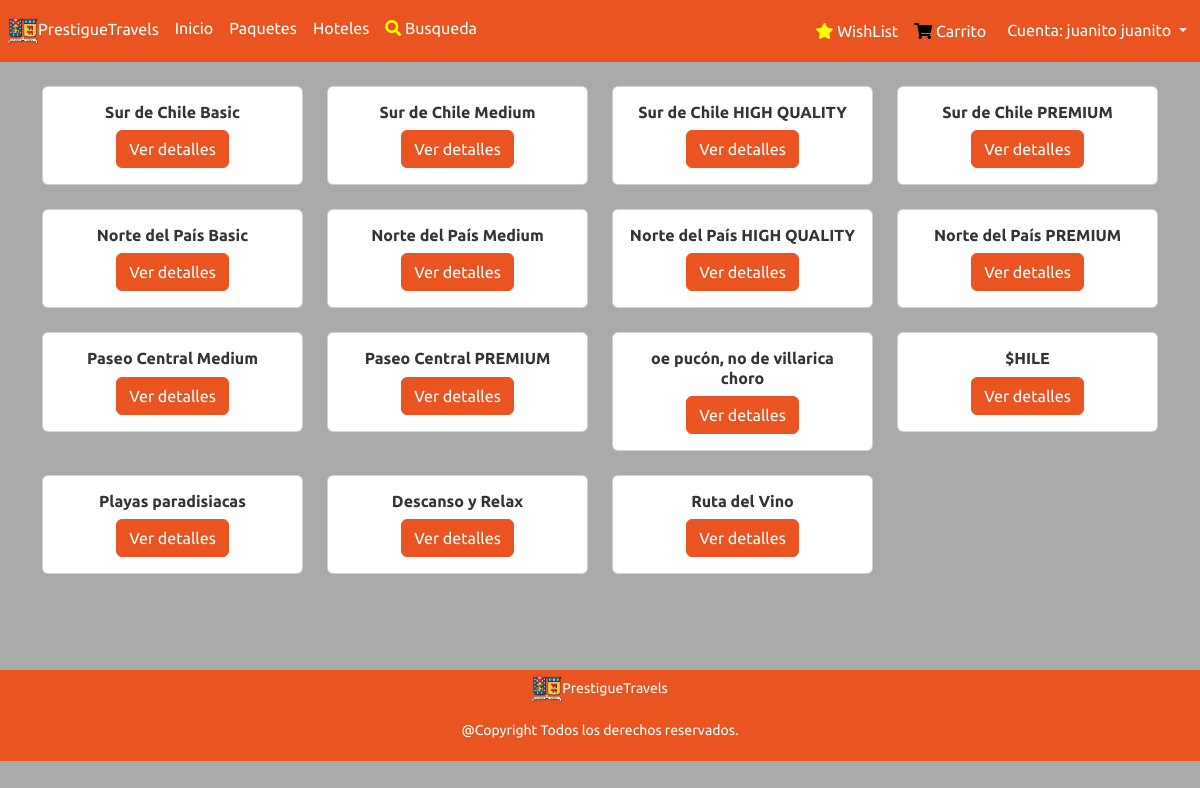
Screenshot of /paquetes.php (signed in) with the database file from the repository.
### tables this page shows
CREATE TABLE `paquetes` (
  `productos_id` int(11) NOT NULL,
  `paquetes_nombre` varchar(40) NOT NULL,
  `paquetes_airida` varchar(40) NOT NULL,
  `paquetes_airvuelta` varchar(40) NOT NULL,
  `paquetes_fechaida` date NOT NULL,
  `paquetes_fechavuelta` date NOT NULL,
  `paquetes_noches` int(11) NOT NULL,
  `paquetes_preciopp` int(11) NOT NULL,
  `paquetes_disponibles` int(11) NOT NULL,
  `paquetes_totales` int(11) NOT NULL,
  `paquetes_maxpp` int(11) NOT NULL
);

### paquetes.php (the view, shortened to what this page needs)
<?php
include("templates/cabecera.php");
?>
<?php
include("conexionbd.php");
$selectSQL= $conexion->query("SELECT * FROM paquetes");
$paquetes=$selectSQL->fetch_all(MYSQLI_ASSOC);
?>
<?php foreach($paquetes as $paquete){?>
    <div class="col-md-3">
        <div class="card">
            <div class="card-body">
                <h6 class="card-Viaje text-center"> <b><?php echo $paquete["paquetes_nombre"]; ?></b></h6>
                <div class="text-center">
                    <a class="btn btn-primary" href="detalle_paquetes.php?id=<?php echo $paquete["productos_id"];?>&token=<?php
                    echo hash_hmac("sha1",$paquete["productos_id"],KEY_TOKEN);?>">Ver detalles</a>
                </div>
            </div>
        </div>
    <br/>
    </div>
<?php } ?>
<?php include("templates/pie.php");?>

### rows the page displays
paquetes: paquetes_nombre "Sur de Chile Basic"
paquetes: paquetes_nombre "Sur de Chile Medium"
paquetes: paquetes_nombre "Sur de Chile HIGH QUALITY"
paquetes: paquetes_nombre "Sur de Chile PREMIUM"
paquetes: paquetes_nombre "Norte del País Basic"
paquetes: paquetes_nombre "Norte del País Medium"
paquetes: paquetes_nombre "Norte del País HIGH QUALITY"
paquetes: paquetes_nombre "Norte del País PREMIUM"
paquetes: paquetes_nombre "Paseo Central Medium"
paquetes: paquetes_nombre "Paseo Central PREMIUM"
paquetes: paquetes_nombre "oe pucón, no de villarica choro"
paquetes: paquetes_nombre "$HILE"
paquetes: paquetes_nombre "Playas paradisiacas"
paquetes: paquetes_nombre "Descanso y Relax"
paquetes: paquetes_nombre "Ruta del Vino"

### other values shown
$username "juanito"
$userlastname "juanito"
